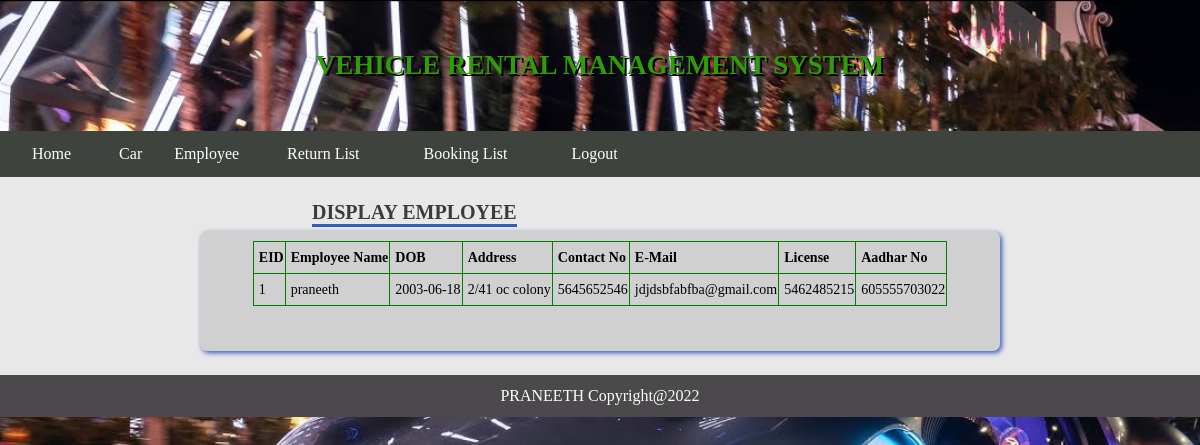
/displayemp.php, run on the app's committed database.
### tables this page shows
CREATE TABLE `employee` (
  `ename` varchar(55) DEFAULT NULL,
  `dob` varchar(55) DEFAULT NULL,
  `addr` varchar(55) DEFAULT NULL,
  `cno` varchar(55) DEFAULT NULL,
  `email` varchar(55) DEFAULT NULL,
  `lic` varchar(55) DEFAULT NULL,
  `ano` varchar(55) DEFAULT NULL,
  `uname` varchar(55) DEFAULT NULL,
  `pass` varchar(55) DEFAULT NULL,
  `eid` int(11) NOT NULL
);

### displayemp.php (the view, shortened to what this page needs)
<html>
<head>
    <link href="StyleSheet.css" rel="stylesheet" />
</head>
<body>
    <?php
    include_once('header1.php');
    ?>
    <div class="content">
        <div id="head1">DISPLAY EMPLOYEE</div>
        <div class="content1">
        <table border=1>
            <tr>
            <td><b>EID</b></td>
            <td><b>Employee Name</b></td>
            <td><b>DOB</b></td>
            <td><b>Address</b></td>
            <td><b>Contact No</b></td>
            <td><b>E-Mail</b></td>
            <td><b>License</b></td>
            <td><b>Aadhar No</b></td>
            </tr>
            <?php
            include_once('config.php');
            $sql = mysqli_query($mysqli, "SELECT * FROM employee");
            while ($rs = mysqli_fetch_array($sql)) {
            ?>
            <tr>
            <td><?php echo $rs['eid']; ?></td>
            <td><?php echo $rs['ename']; ?></td>
            <td><?php echo $rs['dob']; ?></td>
            <td><?php echo $rs['addr']; ?></td>
            <td><?php echo $rs['cno']; ?></td>
            <td><?php echo $rs['email']; ?></td>
            <td><?php echo $rs['lic']; ?></td>
            <td><?php echo $rs['ano']; ?></td>
            </tr>
                     <?php
            }
            ?>
        </table>
        </div>
    </div>
</body>
</html>
<?php
    include_once('footer.php');
    ?>

### StyleSheet.css (style rules this page uses)
* { margin:0px; }
.content { width: 96%; min-height: 100px; max-height: auto; padding:2%; background-color:#e9e8e8 ; font-family:Cambria; color:black; }
.content1 { margin-top:30px; width: 780px; min-height: 100px; max-height: auto; padding:10px; background-color:#D1D0D0 ; box-shadow: 2px 2px 5px #375BBC; border-radius:7px; border-color:#375BBC; border-width:10px; margin-left: auto; margin-right: auto; font-size:14px; }
table { margin-left: auto; margin-right: auto; }
#head1 { color: #3C3A3A; font-family: Cambria; border-bottom: 3px solid #375BBC; font-size:20px; font-weight:bold; min-width:20px; float:left; margin-left:25%; }
td { text-align: left; }
.content tr { height: 32px; }

### displayemp.php (style rules this page uses)
table { border-collapse: collapse; border: 1px solid green; }
table td { padding-left:5px; height:30px; font-size: 14px; }

### data on the page
employee: eid "1", ename "praneeth", dob "2003-06-18", addr "2/41 oc colony", cno "5645652546", email "jdjdsbfabfba@gmail.com", lic "5462485215", ano "605555703022"
